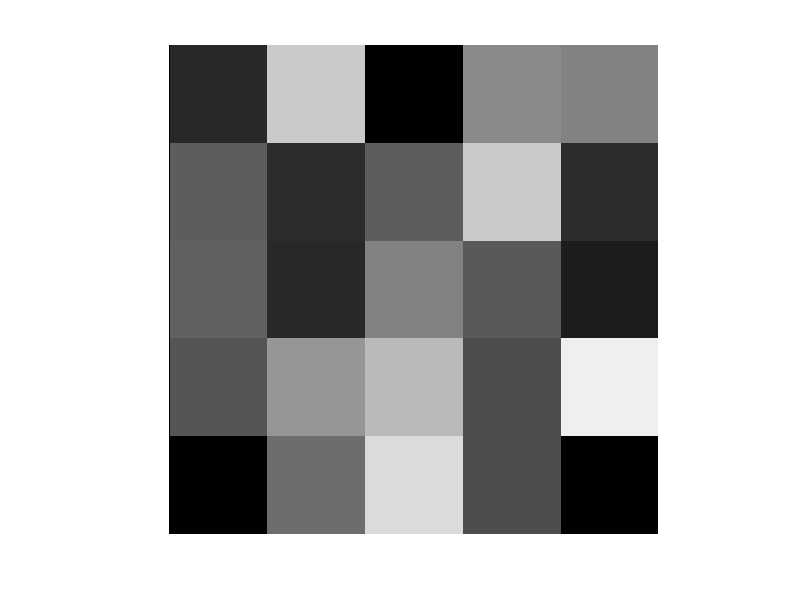

Here is the MATLAB script that generated this plot:
%Here are a few MATLAB finger exercises:

%clear all variables
clear all;

%close all windows
close all;

%clear the command windows
clc;

%generate a random matrix of size 5x6
A = rand(5,6)

%delete the last column of A
A(:, length(A)) = []

%transform A into a vector
A = A( : )

%transform v back into a matrix
A = reshape(A, 5, 5)

%get the biggest entry of A row 1
max(A(1, :))

%get the biggest entry of A col 2
max(A(:, 2))

%treat A as an image and visualize it
imshow(A)

%create another matrix B and multiply it with A
B = rand(5, 5)
B = A * B

%multiply every entry of A with the corresponding entry of B
%the dot indicates that the operation * shall be performed componentwise 
B = rand(5, 5)
B = A .* B

%square every entry of B
B = B .* B

%create a third matrix C filled with zeros
C = zeros(5, 5)

%write the difference of the last two rows of A and B into the last
%two rows of C (note that for + and - no dot is necessary!) 
C((size(C)-1):size(C), :) = A((size(A)-1):size(A), :)-B((size(B)-1):size(B), :)


